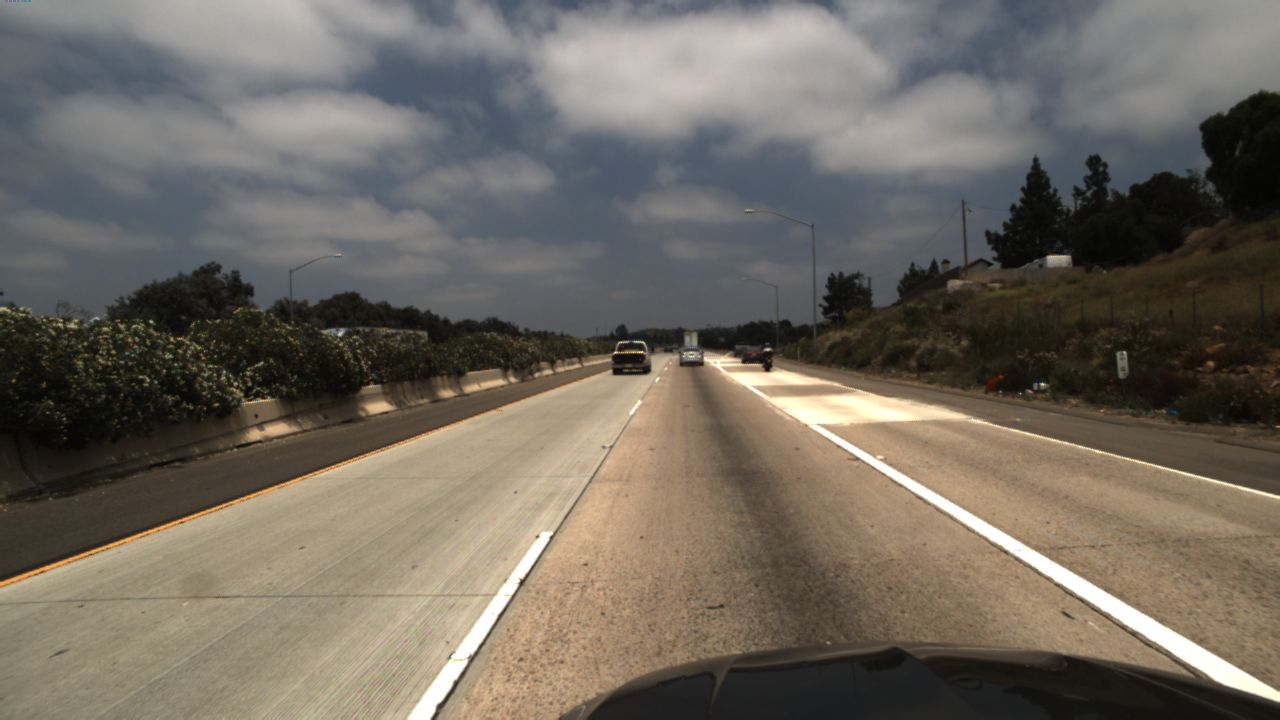
#> input picture 1.jpg, 1280 x 720 px
$ jupyter execute --allow-errors 'Lane detection Version 2.ipynb'
#> lines starting #> are read from the running program, lines starting #| are printed output that depends on the picture; after the words box and inside, x2 and y2 are one past the last pixel; in counts of white or black regions, pixels touching at a corner belong together
#> further down, image is the input picture: shape (720, 1280, 3); mean B, G, R 95.6, 105.5, 111.9
[cell 1]
import cv2
import numpy as np
import matplotlib.pyplot as plt

[cell 2]
## https://www.youtube.com/watch?v=eLTLtUVuuy4 as reference

[cell 3]
def canny(image):
    gray=cv2.cvtColor(lane_image, cv2.COLOR_BGR2GRAY)
    blur = cv2.GaussianBlur(gray,(5,5),0)
    canny = cv2.Canny(blur, 50, 400)
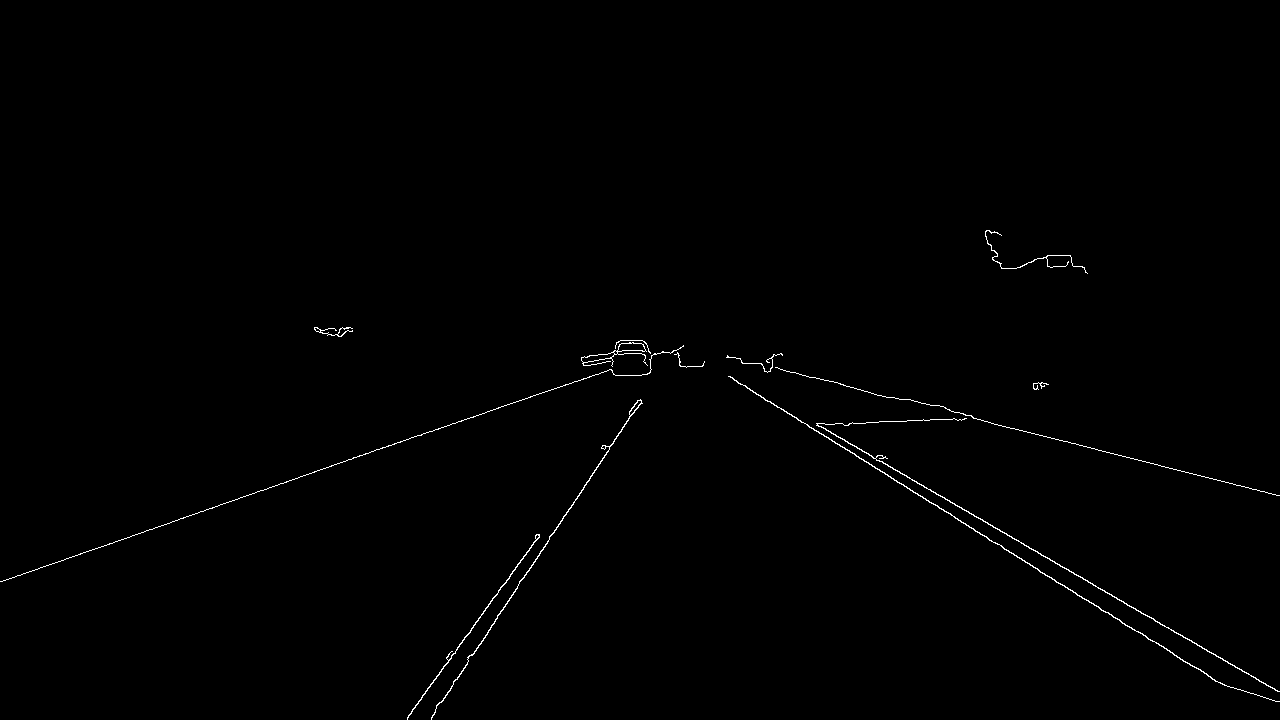
#> canny: shape (720, 1280); 0.51% white in thin lines or dots, all inside (x1, y1, x2, y2) = (0, 230, 1280, 720)
    return canny

[cell 4]
def region_of_interest1(image):
    height=image.shape[0]
#> height = 720
    polygons = np.array([[(0, 570), (750, 300), (450, 700)]])
    mask = np.zeros_like(image)
    cv2.fillPoly(mask, polygons, 255)
#> mask: shape (720, 1280); 12% white; 1 white region, box (x1, y1, x2, y2) and area: (0, 300, 751, 701) 110251
    masked_image = cv2.bitwise_and(image, mask)
#> masked_image: shape (720, 1280); 0.2% white in thin lines or dots, all inside (x1, y1, x2, y2) = (17, 340, 705, 699)
    return masked_image

[cell 5]
def region_of_interest2(image):
    height=image.shape[0]
#> height = 720
    polygons = np.array([[(1280, 720), (1280, 450), (600, 300)]])
    mask = np.zeros_like(image)
    cv2.fillPoly(mask, polygons, 255)
#> mask: shape (720, 1280); 10% white; 1 white region, box (x1, y1, x2, y2) and area: (600, 300, 1280, 720) 92140
    masked_image = cv2.bitwise_and(image, mask)
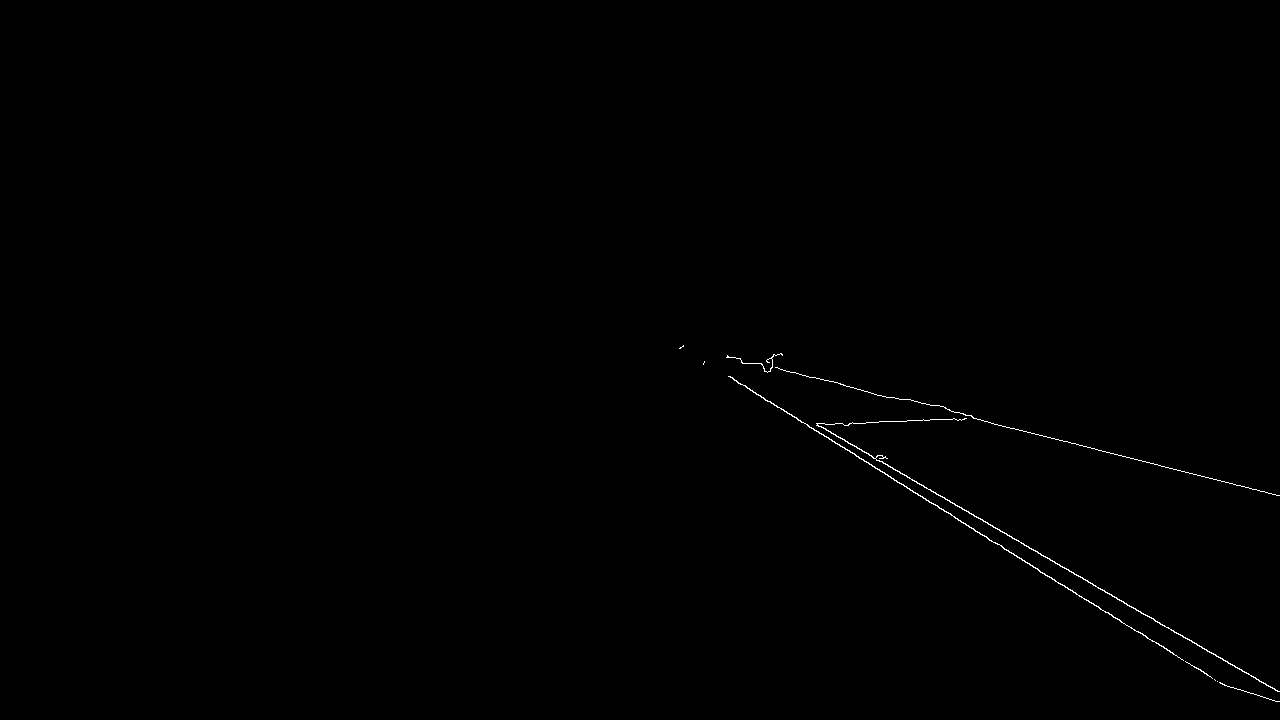
#> masked_image: shape (720, 1280); 0.25% white in thin lines or dots, all inside (x1, y1, x2, y2) = (679, 345, 1280, 702)
    return masked_image

[cell 6]
def display_lines(image, lines):
    line_image = np.zeros_like(image)
    if lines is not None:
        for line in lines:
            x1, y1, x2, y2 = line.reshape(4)
            cv2.line(line_image, (x1, y1), (x2, y2), (0,255,0), 10)
    return line_image

#> (a cell that did not finish here is left out)

[cell 8]
image = cv2.imread('1.jpg')
lane_image = np.copy(image)

canny = canny(lane_image)
plt.imshow(canny)

[cell 9]
cropped_image1 = region_of_interest1(canny)
plt.imshow(region_of_interest1(canny))
plt.show()

[cell 10]
cropped_image2 = region_of_interest2(canny)
plt.imshow(region_of_interest2(canny))
plt.show()

[cell 11]
# finding lane lines - Hough space
lines1 = cv2.HoughLinesP(cropped_image1, 2, np.pi/180, 100, np.array([]), minLineLength=40, maxLineGap=5)
#> lines1 = [[300, 476, 611, 369], [518, 584, 641, 401], [510, 574, 539, 534], [425, 692, 539, 535], [20, 575, 121, 539], [443, 698, 497, 618], [177, 520, 295, 478], [529, 570, 575, 500], [126, 538, 183, 517]]
line_image1 = display_lines(lane_image, lines1)
#> the loop in display_lines, `for line in lines:` made 9 passes
plt.imshow(line_image1)

[cell 12]
# finding lane lines - Hough space
lines2 = cv2.HoughLinesP(cropped_image2, 2, np.pi/180, 100, np.array([]), minLineLength=40, maxLineGap=8)
#> lines2 = [[730, 376, 973, 528], [817, 425, 1279, 691], [973, 418, 1157, 464], [728, 376, 1222, 684], [991, 423, 1279, 495], [908, 420, 966, 418], [814, 377, 870, 392], [783, 370, 824, 380]]
line_image2 = display_lines(lane_image, lines2)
#> the loop in display_lines (call 2), `for line in lines:` made 8 passes
#> after the loop in display_lines (call 2), `for line in lines:`:
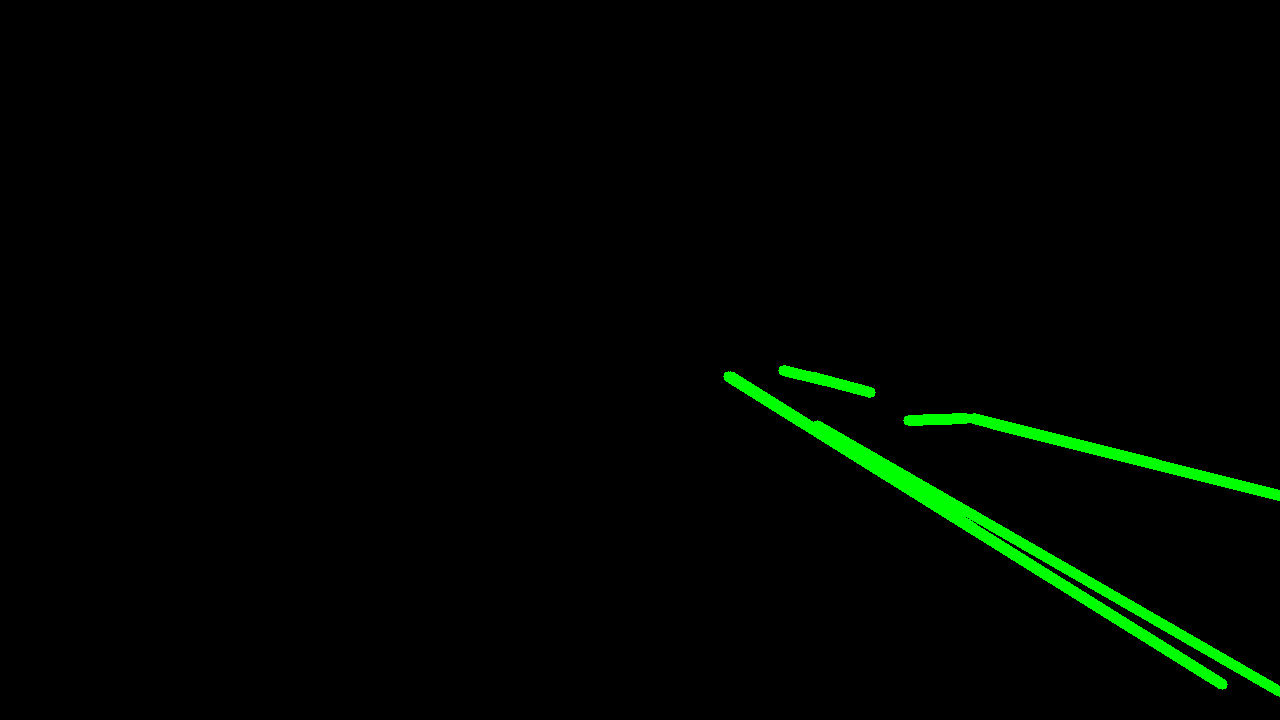
#> line_image: shape (720, 1280, 3); mean of channels 0, 1, 2 0, 4.8, 0; drawn as B, G, R
plt.imshow(line_image2)

[cell 13]
comb_image1 = cv2.addWeighted(line_image1, 0.8, lane_image, 1, 1)
plt.imshow(comb_image1)

[cell 14]
comb_image2 = cv2.addWeighted(line_image2, 0.8, comb_image1, 1, 1)
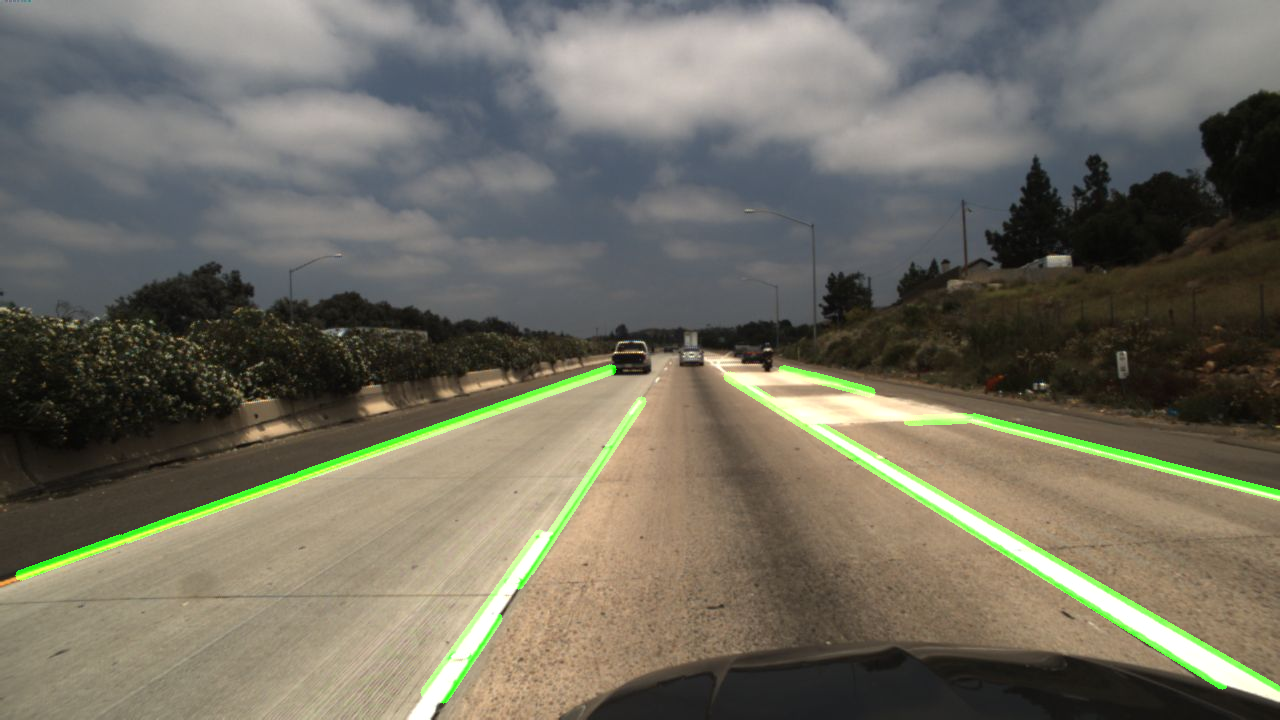
#> comb_image2: shape (720, 1280, 3); mean of channels 0, 1, 2 97.6, 110.5, 113.8; drawn as B, G, R
plt.imshow(comb_image2)
